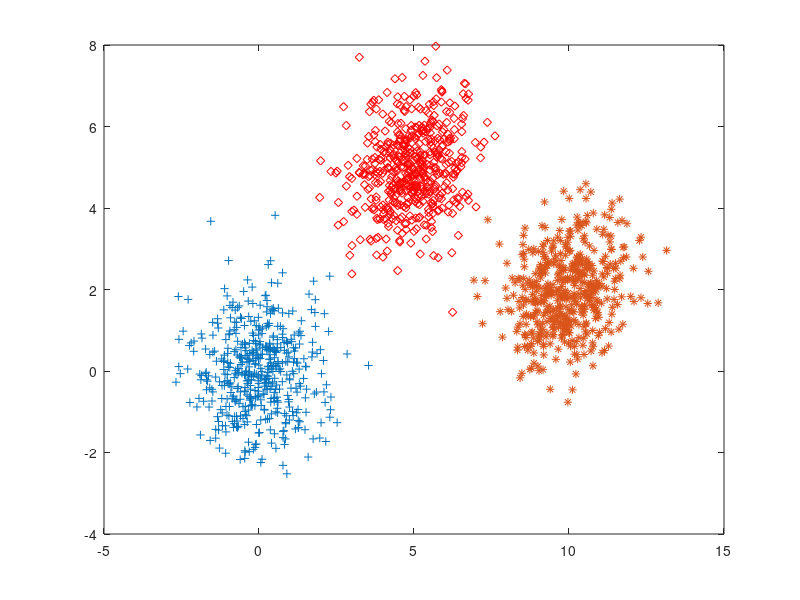

MATLAB code to generate this figure: (Note: this script raises an error after producing the figure.)
load data.mat ;
plot(C1(1,:), C1(2,:),'+')
hold
plot(C2(1,:), C2(2,:),'rd')
plot(C3(1,:), C3(2,:),'*') 
if(size(C1)==size(C2))
disp("C1 C2 equal");
else
    disp("Not Equal");
end
if(size(C1)==size(C3))
disp("C1 C3 equal");
else
    disp("Not Equal");
end
if(size(C2)==size(C3))
disp("C2 C3 equal");
else
    disp("Not Equal");
end
m1=[mean(C1(1,:)) mean(C1(2,:))]';
m2=[mean(C2(1,:)) mean(C2(2,:))]';
m3=[mean(C3(1,:)) mean(C3(2,:))]';
s1=[cov(C1(1,:)) cov(C1(2,:))];
s2=[cov(C2(1,:)) cov(C2(2,:))];
s3=[cov(C3(1,:)) cov(C3(2,:))];

P=1/3;
x1=[6 8]';x2=[-5 -3]';x3=[12 0]';
m=[m1 m2 m3];
S=[s1 s2 s3];


disp("x1 belongs to "+bayes_classifier(m,S,P,x1));
disp("x2 belongs to "+bayes_classifier(m,S,P,x2));
disp("x3 belongs to "+bayes_classifier(m,S,P,x3));


